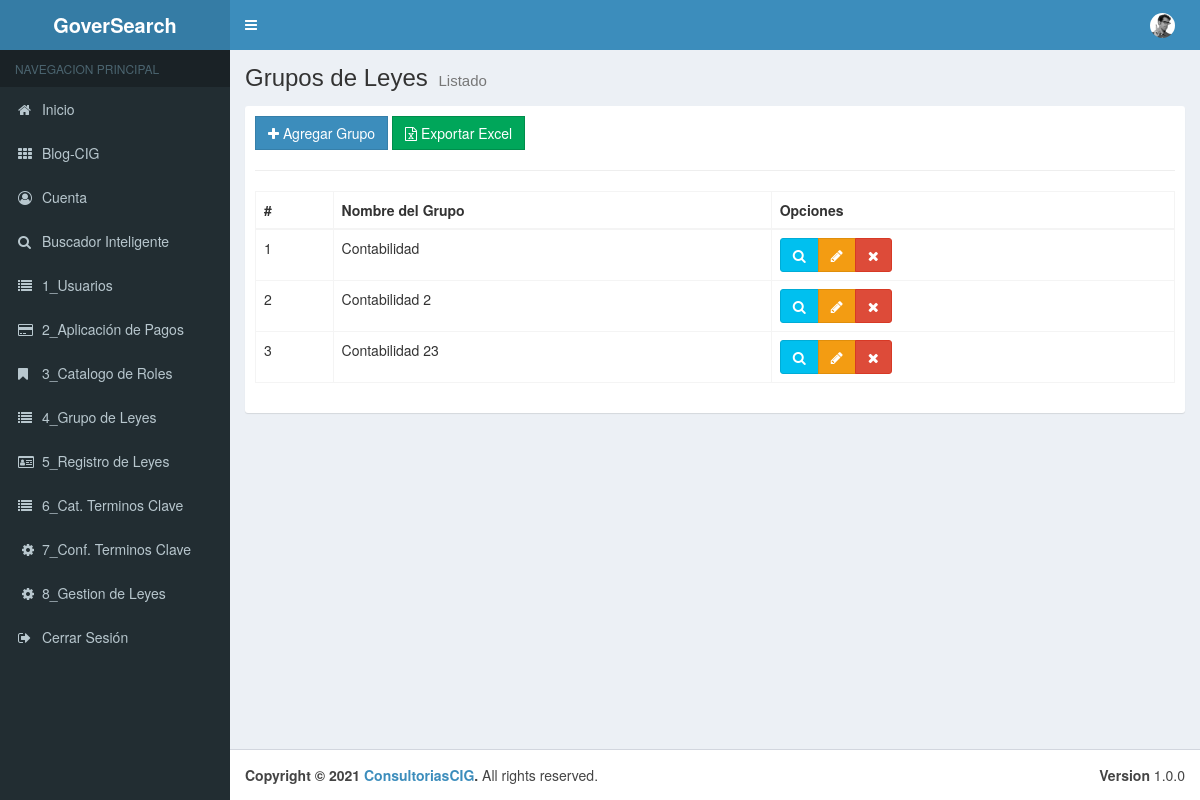
Page /00_Menu/cGrupo_Leyes on the earlier database version.
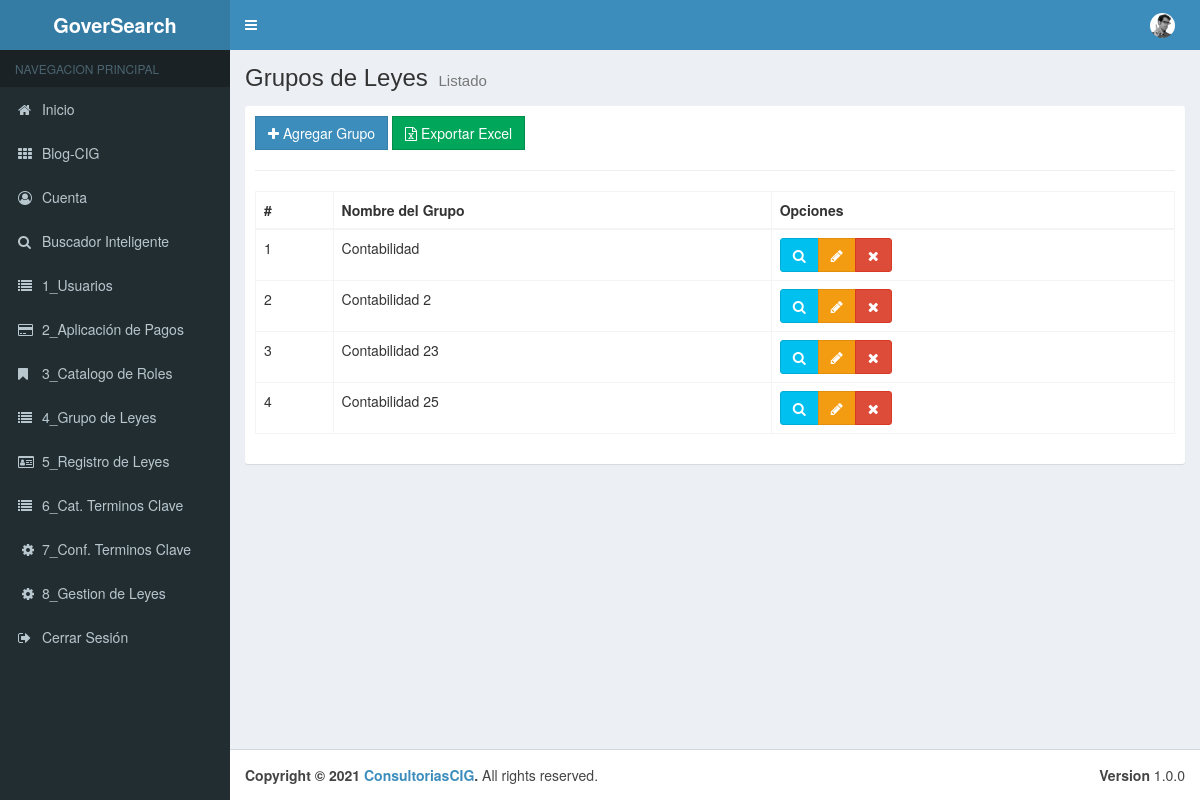
Same page on the later database version.
### tables this page shows
CREATE TABLE `tbl_gpo_leyes` (
  `pk_Gpo_Ley` int(11) NOT NULL,
  `Nombre_de_Grupo` varchar(50) NOT NULL,
  `Estado` bit(1) NOT NULL
);

### application/controllers/00_Menu/cGrupo_Leyes.php (called while the page is built, shortened)
<?php
class cGrupo_Leyes extends CI_Controller {
	public function __construct(){
		$this->load->model("Grupo_Leyes_Model");
	}
	public function index()
	{
		$data = array(
			'gpleyes' =>$this->Grupo_Leyes_Model->getGrupo_Model(),
	   );
		$this->load->view("layouts/header");
		$this->load->view("layouts/aside");
		$this->load->view("admin/01_Menu/vGrupo_Leyes/list", $data);
		$this->load->view("layouts/footer");
	}
}

### index.php (called while the page is built, shortened)
<?php
require_once BASEPATH.'core/CodeIgniter.php';

### application/models/Grupo_Leyes_Model.php (called while the page is built, shortened)
<?php
class Grupo_Leyes_Model extends CI_Model {
    public function getGrupo_Model(){
        $this->db->where("Estado","1");
        $resultados = $this->db->get("tbl_gpo_leyes");
        return $resultados->result();
    }
}

### application/views/admin/01_Menu/vGrupo_Leyes/list.php (the view, shortened to what this page needs)
<div class="content-wrapper">
    <section class="content-header">
        <h1>
        Grupos de Leyes
        <small>Listado</small>
        </h1>
    </section>
    <section class="content">
        <div class="box box-solid">
            <div class="box-body">
                <div class="row">
                    <div class="col-md-12">
                        <a href="<?php echo base_url();?>00_Menu/cGrupo_Leyes/add" class="btn btn-primary btn-flat"><span class="fa fa-plus"></span> Agregar Grupo</a>
                        <a href="<?php echo base_url();?>00_Menu/cReg_Leyes/add" class="btn btn-success btn-flat"><span class="fa fa-file-excel-o"></span> Exportar Excel</a>
                    </div>
                </div>
                <hr>
                <div class="row">
                    <div class="col-md-12">
                        <table id="example1" class="table table-bordered table-hover">
                            <thead>
                            <tr>
                                <th>#</th>
                                <th>Nombre del Grupo</th>
                                <th>Opciones</th>
                                </tr>
                            </thead>
                            <tbody>
                                <?php if(!empty($gpleyes)):?>
                                    <?php foreach($gpleyes as $gpley):?>
                                        <tr>
                                            <td><?php echo $gpley->pk_Gpo_Ley;?></td>
                                            <td><?php echo $gpley->Nombre_de_Grupo;?></td>
                                            <td>
                                                <div class="btn-group">
                                                    <button type="button" class="btn btn-info btn-view" data-toggle="modal" data-target="#modal-default" value="<?php echo $gpley->pk_Gpo_Ley;?>">
                                                        <span class="fa fa-search"></span>
                                                    </button>
                                                    <a href="<?php echo base_url();?>00_Menu/cGrupo_Leyes/edit/<?php echo $gpley->pk_Gpo_Ley;?>" class="btn btn-warning"><span class="fa fa-pencil"></span></a>
                                                    <a href="<?php echo base_url();?>00_Menu/cGrupo_Leyes/delete/<?php echo $gpley->pk_Gpo_Ley;?>" class="btn btn-danger btn-remove"><span class="fa fa-remove"></span></a>
                                                </div>
                                            </td>
                                        </tr>
                                    <?php endforeach;?>
                                <?php endif;?>
                            </tbody>
                        </table>
                    </div>
                </div>
            </div>
        </div>
    </section>
</div>

Differences in the rows shown:
added tbl_gpo_leyes: pk_Gpo_Ley "4", Nombre_de_Grupo "Contabilidad 25"
